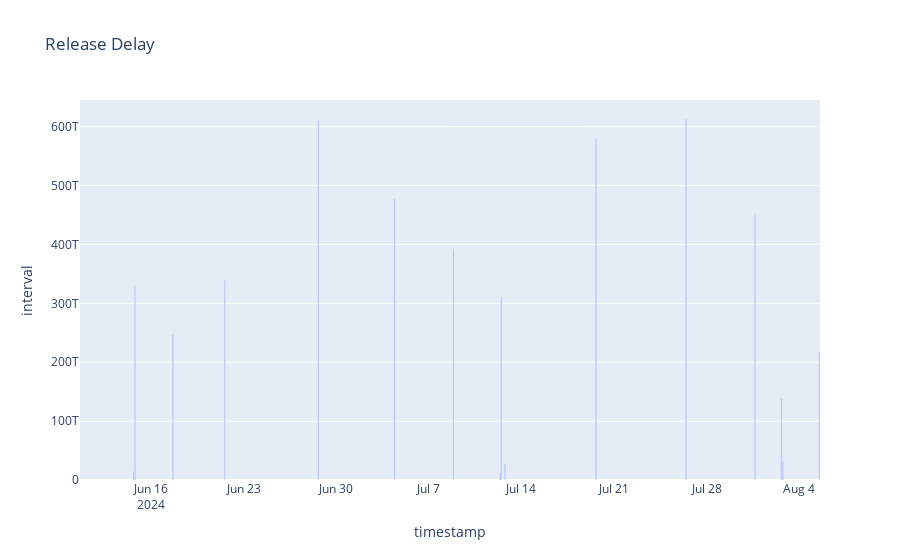

Notebook source saved alongside this figure:
### Markdown cell above
This should give us something to work with

### Code cell
figure = px.bar(graph_df, x="timestamp", y="interval", title='Release Delay')
figure.show()

### Figure 1 — Plotly figure (JSON) as saved in the notebook; plotly's stock layout.template omitted (floating-point values rounded to 4 significant figures)
{"data": [{"alignmentgroup": "True", "hovertemplate": "timestamp=%{x}<br>interval=%{y}<extra></extra>", "legendgroup": "", "marker": {"color": "#636efa", "pattern": {"shape": ""}}, "name": "", "offsetgroup": "", "orientation": "v", "showlegend": false, "textposition": "auto", "x": ["2024-06-10T16:11:02-07:00", "2024-06-14T18:55:38+00:00", "2024-06-14T16:09:18-07:00", "2024-06-14T16:09:18-07:00", "2024-06-14T16:09:18-07:00", "2024-06-17T15:57:43-04:00", "2024-06-17T15:57:43-04:00", "2024-06-21T14:01:35-04:00", "2024-06-28T15:35:31-04:00", "2024-07-04T10:15:36+02:00", "2024-07-08T21:07:37+00:00", "2024-07-12T11:26:56+00:00", "2024-07-12T09:46:17-05:00", "2024-07-12T18:21:18-04:00", "2024-07-19T15:25:11+00:00", "2024-07-26T10:42:25-07:00", "2024-07-31T15:50:09-07:00", "2024-07-31T15:50:09-07:00", "2024-08-02T15:33:20+02:00", "2024-08-02T18:26:19-04:00", "2024-08-05T12:55:55+02:00"], "xaxis": "x", "y": [null, 330276000000000, 15220000000000, 0, 0, 247705000000000, 0, 338632000000000, 610436000000000, 477605000000000, 391921000000000, 310759000000000, 11961000000000, 27301000000000, 579833000000000, 613034000000000, 450464000000000, 0, 139391000000000, 31979000000000, 217776000000000], "yaxis": "y", "type": "bar"}], "layout": {"xaxis": {"anchor": "y", "domain": [0.0, 1.0], "title": {"text": "timestamp"}}, "yaxis": {"anchor": "x", "domain": [0.0, 1.0], "title": {"text": "interval"}}, "legend": {"tracegroupgap": 0}, "title": {"text": "Release Delay"}, "barmode": "relative"}}
